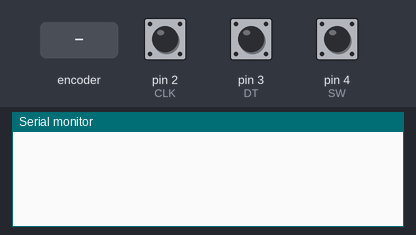
Simulated run of this sketch. Board: Arduino Uno, built with avr-gcc and run on an emulated ATmega328P. Parts: the last lines printed to the serial monitor. The test bench sets the inputs (shaded band); at power-on: pin 4 (SW) HIGH, pin 2 (CLK) HIGH, pin 3 (DT) HIGH.

Above: at 1.2 s.
1.3 s: rotary encoder on pin 2 (CLK) / pin 3 (DT) turned 1 step (first pin leading)
At 2.0 s:
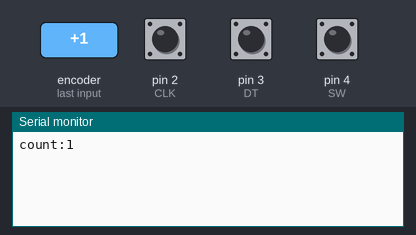
3.0 s: pin 4 (SW) pulled LOW for 0.15 s
At 3.9 s:
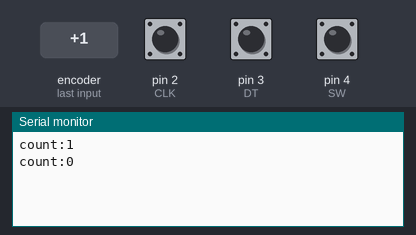
4.6 s: rotary encoder on pin 2 (CLK) / pin 3 (DT) turned 1 step (first pin leading)
At 5.7 s:
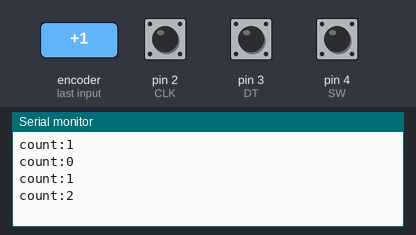
Timing chart, 0 to 7.6 s (numbered marks = the images above; inputs shaded):
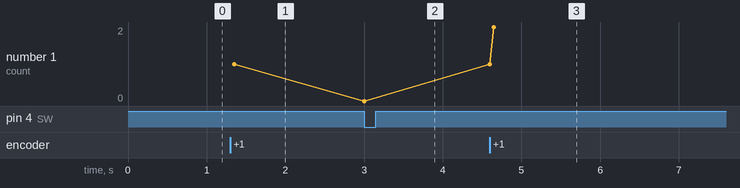

Measured:
- after the input at 1.3 s, the serial monitor: prints a new line after 0.05 s (image 1)
- after the input at 3.0 s, the serial monitor: prints a new line at once (image 2)
- after the input at 4.6 s, the serial monitor: prints a new line at once (image 3)
- plotted number 1: 1 → 0 after the input at 3.0 s, 0 → 2 after the input at 4.6 s

The sketch:

Lab2_Rotary_encoder.ino
```cpp
int CLK = 2;   //CLK -> D2 (clock)
int DT  = 3;   //DT  -> D3 (data)
int SW  = 4;   //SW  -> D4 (switch)

const int interrupt0 = 0;
//interrupt number 0 is on DIGITAL PIN 2


int count = 0;     //this will count the clicks
int lastCLK = 0;   //old clock value

void setup()
{
  //pinMode(SW, INPUT);
  //digitalWrite(SW, HIGH);
  pinMode(SW,INPUT_PULLUP);

  pinMode(CLK, INPUT);
  pinMode(DT, INPUT);
  attachInterrupt(interrupt0, ClockChanged, CHANGE);
  //which external interrupt (Arduino UNO has 0 and 1)
  //what function to jump to
  //what happens on that PIN to trigger this

  Serial.begin(9600);
}

void loop()
{

  if (!digitalRead(SW) && count != 0)
  {
    count = 0;
    Serial.print("count:");
    Serial.println(count);
  }
}

void ClockChanged()
{
  int clkValue = digitalRead(CLK);
  int dtValue = digitalRead(DT);

  if (lastCLK != clkValue)
  {
    lastCLK = clkValue;
    count += (clkValue != dtValue ? 1 : -1);

    Serial.print("count:");
    Serial.println(count);
  }
}
```
